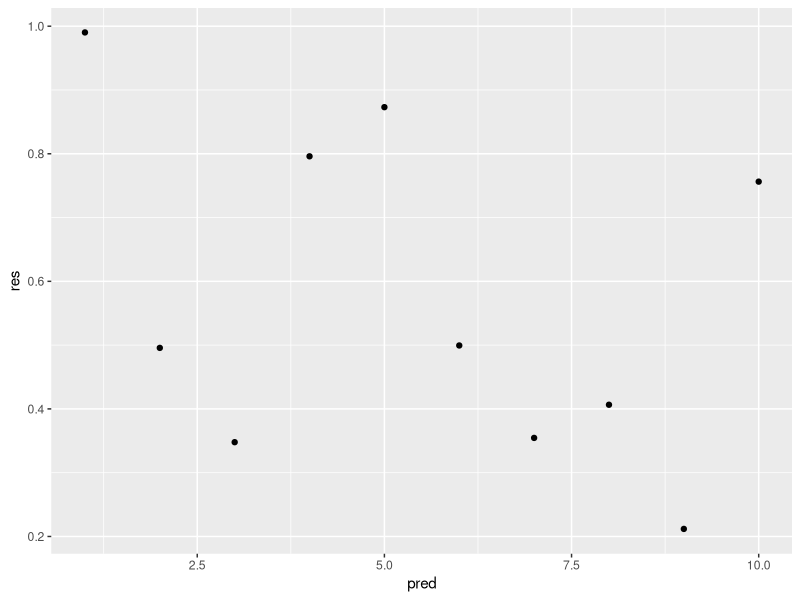

This chart was generated by the following R code:
## ---- chunk 1
# Don't forget to start with comments
# Let's make a predictor variable

#Preliminaries
library(ggplot2)

pred <- 1:10 #vector of 10 integers
res <- runif(10) #random uniform values

#print the random numbers
print(res)

#plot the graph
qplot(x = pred, y = res)

